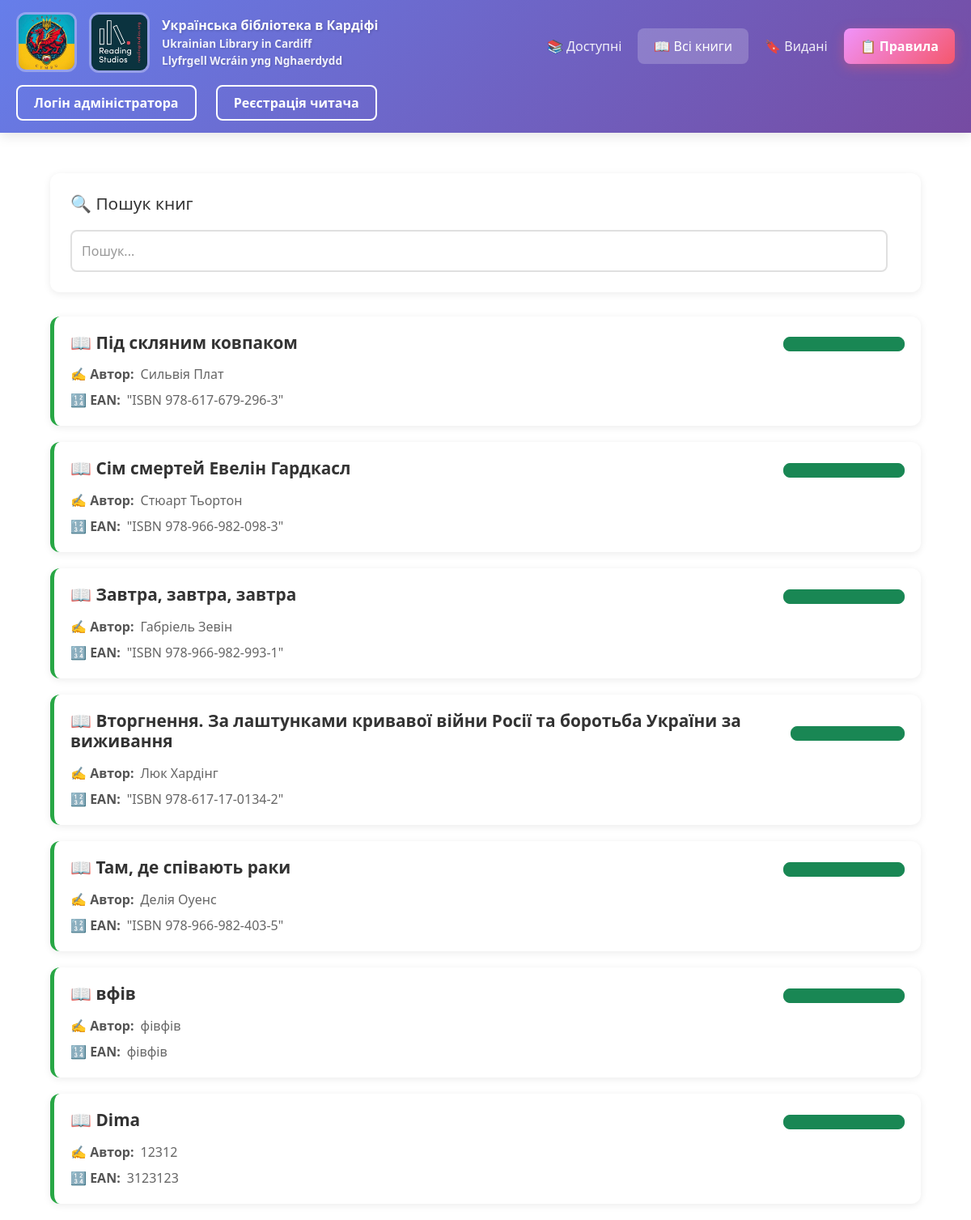
Before: /books with the older database file.
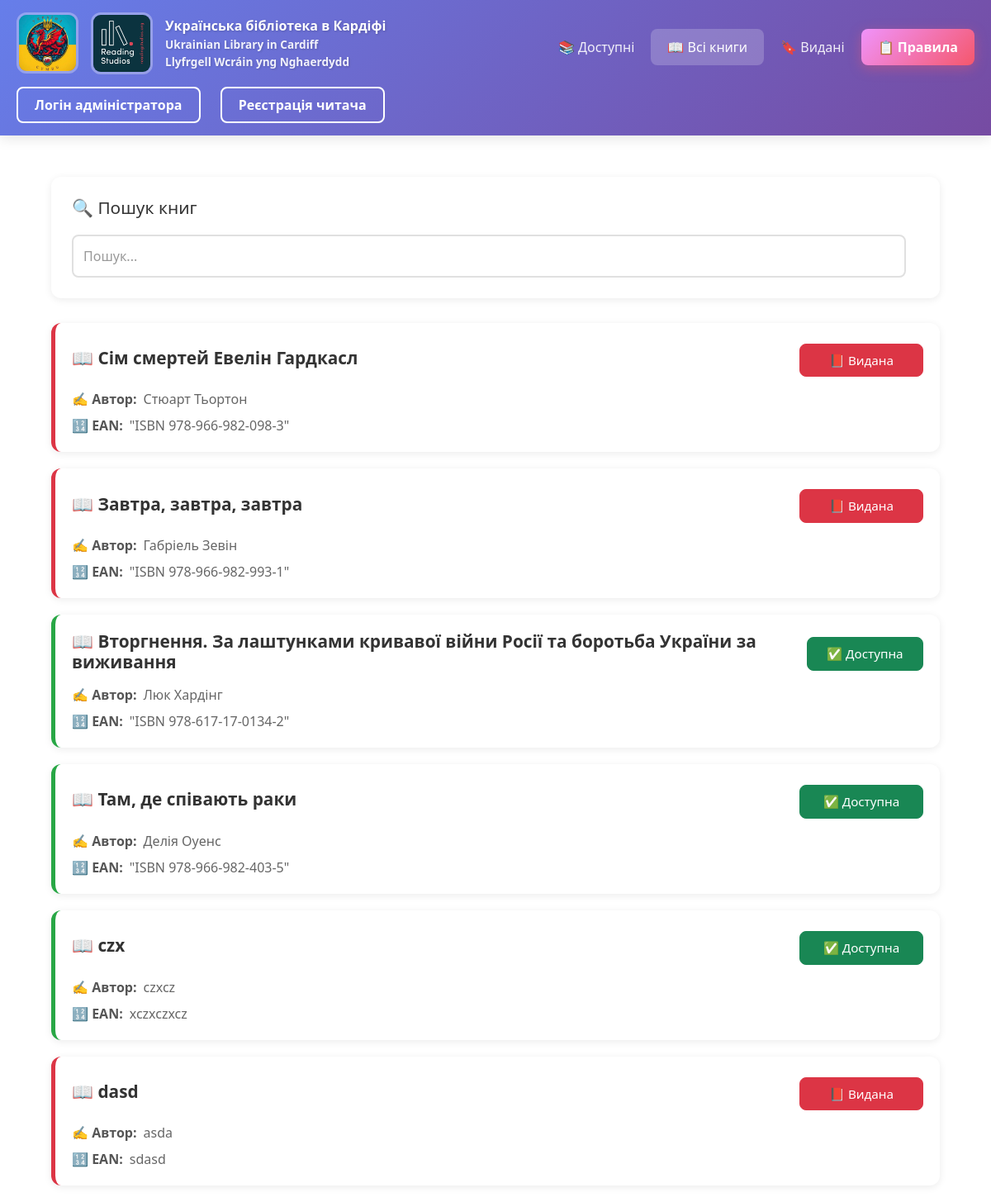
After: the same page with the newer database file.
### app.py (models this page shows)
class Book(db.Model):
    id = db.Column(db.Integer, primary_key=True)
    name_book = db.Column(db.String(100), nullable=False)
    author = db.Column(db.String(100), nullable=False)
    surname = db.Column(db.String(100), default='')
    ean = db.Column(db.Text, nullable=False)
    buyer = db.Column(db.String(100), nullable=False)
    phone = db.Column(db.String(20), nullable=False)
    stat = db.Column(db.String(20), nullable=False)
    date = db.Column(db.DateTime, default=datetime.utcnow)
    enddate = db.Column(db.DateTime, default=datetime.utcnow)
    history = db.Column(db.String(100), default='')

### app.py (the view)
@app.route('/')
@app.route('/books')
def books():
    search_query = request.args.get('search', '')
    if search_query:
        search_query_lower = search_query.lower()  # перетворюємо запит в нижній регістр
        books = []
        for book in Book.query.all():
            if (search_query_lower in book.name_book.lower() or
                search_query_lower in book.author.lower() or
                search_query_lower in book.ean.lower()):
                books.append(book)
    else:
        books = Book.query.all()
    return render_template('value_books.html', books=books, search_query=search_query)

### templates/value_books.html (shortened to what this page needs)
{% extends 'base.html' %}
{% block body %}
<div class="container" style="max-width: 1200px; margin: 0 auto; padding: 20px;">
    <div style="background: white; padding: 25px; border-radius: 12px; box-shadow: 0 2px 10px rgba(0,0,0,0.08); margin-bottom: 30px;">
        <h4 style="color: #333; margin-bottom: 20px; font-size: 1.3em; display: flex; align-items: center; gap: 10px;">
            🔍 Пошук книг
        </h4>
        <form class="col-12 col-lg-auto mb-3 mb-lg-0 me-lg-3" method="GET" action="/books" style="display: flex; gap: 15px; align-items: center; flex-wrap: wrap;">
            <input type="search" name="search" id="searchInput" class="search form-control text-bg-white" placeholder="Пошук..." aria-label="Search" value="{{ search_query if search_query else '' }}" style="flex: 1; min-width: 100%; padding: 12px; border: 2px solid #e0e0e0; border-radius: 8px; font-size: 1em; transition: border 0.3s;">
        </form>
    </div>
    {% if books %}
        <div style="display: grid; gap: 20px; ">
            {% for el in books %}
            <div class="gigi">
                <div class="didi {% if el.stat == 'видана' %}border-red{% else %}border-green{% endif %}"
                    style="background: white; padding: 20px; border-radius: 12px; box-shadow: 0 2px 10px rgba(0,0,0,0.08); cursor: pointer; transition: transform 0.2s, box-shadow 0.3s; border-left: 5px solid {% if el.stat == 'видана' %}#dc3545{% else %}#28a745{% endif %};"
                    onclick="window.location.href='/books/{{ el.id }}'"
                    onmouseover="this.style.transform='translateY(-3px)'; this.style.boxShadow='0 6px 20px rgba(0,0,0,0.15)';"
                    onmouseout="this.style.transform='translateY(0)'; this.style.boxShadow='0 2px 10px rgba(0,0,0,0.08)';">
                    <div class="book-header" style="display: flex; justify-content: space-between; align-items: center; margin-bottom: 15px;">
                        <h3 class="tutu" style="margin: 0; font-size: 1.3em; color: #333; font-weight: 600;">
                            📖 {{ el.name_book }}
                        </h3>
                        <span class="btn {% if el.stat == 'видана' %}btn-danger{% else %}btn-success{% endif %}"
                            style="width: 150px; padding: 8px 16px; font-size: 0.95em; border-radius: 8px; pointer-events: none;">
                            {% if el.stat == 'доступна' %}✅ Доступна{% elif el.stat == 'видана' %}📕 Видана{% endif %}
                        </span>
                    </div>
                    <div style="display: flex; flex-direction: column; gap: 8px; color: #666;">
                        <p class="tutu" style="margin: 0; display: flex; align-items: center; gap: 8px;">
                            <span style="font-weight: 600; color: #555;">✍️ Автор:</span> {{ el.author }}
                        </p>
                        <p class="tutu" style="margin: 0; display: flex; align-items: center; gap: 8px;">
                            <span style="font-weight: 600; color: #555;">🔢 EAN:</span> {{ el.ean }}
                        </p>
                    </div>
                </div>
            </div>
            {% endfor %}
        </div>
    {% endif %}
</div>
{% endblock %}

Changed rows visible on the page:
removed Book: name_book "Під скляним ковпаком", author "Сильвія Плат", ean "\"ISBN 978-617-679-296-3\""
changed Book "Сім смертей Евелін Гардкасл": now shows "📕 Видана"
changed Book "Завтра, завтра, завтра": now shows "📕 Видана"
changed Book "Вторгнення. За лаштунками кривавої війни Росії та боротьба України за виживання": now shows "✅ Доступна"
changed Book "Там, де співають раки": now shows "✅ Доступна"
changed Book: name_book "вфів" → "czx"; author "фівфів" → "czxcz"; ean "фівфів" → "xczxczxcz"; now shows "✅ Доступна"
changed Book: name_book "Dima" → "dasd"; author "12312" → "asda"; ean "3123123" → "sdasd"; now shows "📕 Видана"
